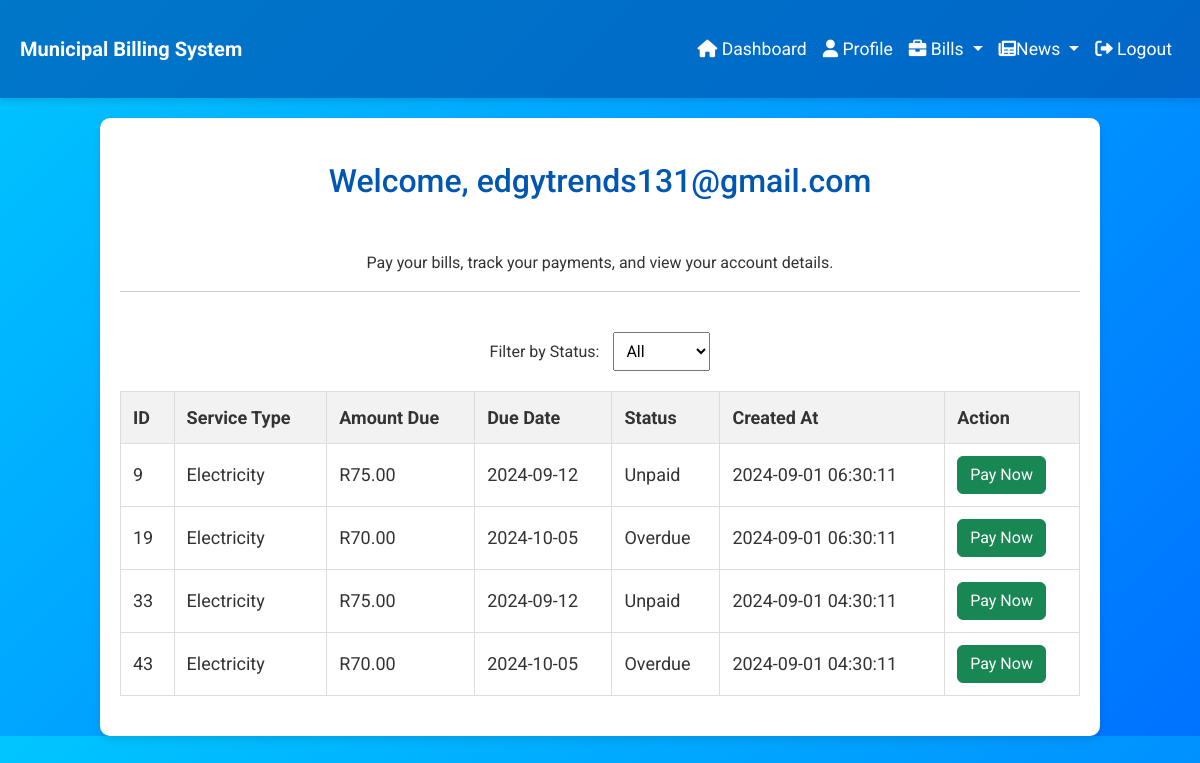
Page /electricity_bills.php (signed in) on the committed database.
### tables this page shows
CREATE TABLE `bills` (
  `id` int(11) NOT NULL,
  `resident_id` int(11) NOT NULL,
  `service_type` varchar(255) NOT NULL,
  `amount_due` decimal(10,2) NOT NULL,
  `due_date` date NOT NULL,
  `status` enum('paid','unpaid','overdue') DEFAULT 'unpaid',
  `created_at` timestamp NOT NULL DEFAULT current_timestamp(),
  `usage_amount` decimal(10,2) NOT NULL DEFAULT 0.00
);

### electricity_bills.php (the view, shortened to what this page needs)
<?php
$servername = "localhost";
$username = "root";
$password = "";
$dbname = "municipal_billing";
$conn = new mysqli($servername, $username, $password, $dbname);
$user_id = $_SESSION['user_id'];
$email = $_SESSION['email'];
$status_filter = isset($_GET['status']) ? $_GET['status'] : 'all';
$page = isset($_GET['page']) ? (int)$_GET['page'] : 1;
$records_per_page = 10;
$offset = ($page - 1) * $records_per_page;
$sql = "SELECT * FROM bills WHERE resident_id = ? AND service_type = 'electricity'";
if ($status_filter !== 'all') {
    $stmt = $conn->prepare($sql . " LIMIT ?, ?");
    $stmt->bind_param("isii", $user_id, $status_filter, $offset, $records_per_page);
} else {
    $stmt = $conn->prepare($sql . " LIMIT ?, ?");
    $stmt->bind_param("iii", $user_id, $offset, $records_per_page);
}
$stmt->execute();
$result = $stmt->get_result();
?>
<!DOCTYPE html>
<html lang="en">
<head>
    <link href="https://cdn.jsdelivr.net/npm/bootstrap@5.3.0/dist/css/bootstrap.min.css" rel="stylesheet">
    <link rel="stylesheet" href="https://cdnjs.cloudflare.com/ajax/libs/font-awesome/6.0.0-beta3/css/all.min.css">
</head>
<body>
<nav class="navbar navbar-expand-lg navbar-dark">
        <div class="container-fluid">
            <a class="navbar-brand" href="home.php">Municipal Billing System</a>
            <div class="collapse navbar-collapse" id="navbarNav">
            <ul class="navbar-nav ms-auto">
             <li class="nav-item">
                 <a class="nav-link" href="dashboard.php"><i class="fas fa-home"></i> Dashboard</a>
             </li>
                 <li class="nav-item">
               <a class="nav-link active" href="profile.php"><i class="fas fa-user"></i> Profile</a>
             </li>
            <li class="nav-item dropdown">
           <a class="nav-link dropdown-toggle" href="#" id="navbarDropdown" role="button" data-bs-toggle="dropdown" aria-expanded="false">
            <i class="fas fa-briefcase"></i> Bills
          </a>
            </li>
            <li class="nav-item dropdown">
           <a class="nav-link dropdown-toggle" href="#" id="navbarDropdown" role="button" data-bs-toggle="dropdown" aria-expanded="false">
           <i class="fas fa-newspaper"></i>News
          </a>
            </li>
            <li class="nav-item">
          <a class="nav-link" href="logout.php"><i class="fas fa-sign-out-alt"></i> Logout</a>
          </li>
            </ul>
            </div>
             </div>
     </nav>
    <div class="container profile-container"><br>
        <h2>Welcome, <?= htmlspecialchars($email) ?></h2>
        <p>Pay your bills, track your payments, and view your account details.</p>
        <hr><br>
        <div class="filter">
        <form method="GET" action="">
            <label for="status">Filter by Status:</label>
            <select name="status" id="status" onchange="this.form.submit()">
                <option value="all" <?php if($status_filter == 'all') echo 'selected'; ?>>All</option>
            </select>
        </form>
    </div>
    <?php
    if ($result->num_rows > 0) {
        echo "<table>";
        echo "<tr><th>ID</th><th>Service Type</th><th>Amount Due</th><th>Due Date</th><th>Status</th><th>Created At</th><th>Action</th></tr>";
        while ($row = $result->fetch_assoc()) {
            echo "<tr>";
            echo "<td>" . $row['id'] . "</td>";
            echo "<td>" . ucfirst($row['service_type']) . "</td>";
            echo "<td>R" . number_format($row['amount_due'], 2) . "</td>";
            echo "<td>" . $row['due_date'] . "</td>";
            echo "<td>" . ucfirst($row['status']) . "</td>";
            echo "<td>" . $row['created_at'] . "</td>";
            if ($row['status'] === 'unpaid' || $row['status'] === 'overdue') {
                echo "<td><a href='pay_bill.php?bill_id=" . $row['id'] . "' class='btn btn-success'>Pay Now</a></td>";
             } else {
            echo "<td>Paid</td>";
             }
            echo "</tr>";
        }
        echo "</table>";
    } else {
        echo "<p class='no-bills'>No electricity bills found for your account.</p>";
    }
    ?>
</div>
</body>
</html>

### electricity_bills.php (style rules this page uses)
body { font-family: 'Roboto', sans-serif; background: linear-gradient(135deg, #00c6ff, #0072ff); color: #333; padding: 0; margin: 0; }
.navbar { background: rgba(0, 86, 179, 0.7); box-shadow: 0 4px 6px rgba(0, 0, 0, 0.1); }
.navbar .navbar-brand { color: #fff; font-weight : bold; }
.navbar .navbar-nav .nav-link { color: #fff; font-size : 1.1em; }
.container-fluid { padding: 20px; }
.profile-container { max-width: 1000px; margin: 0 auto; background: white; border-radius: 10px; backdrop-filter: blur(10px); box-shadow: 0 4px 8px rgba(0, 0, 0, 0.1); padding: 20px; text-align: center; margin-top: 20px; }
.profile-container h2 { margin-bottom: 50px; color: #0056b3; }
table { width: 100%; border-collapse: collapse; margin: 20px 0; font-size: 18px; text-align: left; }
table th, table td { padding: 12px; border: 1px solid #ddd; }
table th { background-color: #f2f2f2; }
select { padding: 8px; font-size: 16px; margin-left: 10px; }

### rows in the picture
bills: id "9", service_type "Electricity", amount_due "75.00", due_date "2024-09-12", status "Unpaid", created_at "2024-09-01 06:30:11"
bills: id "19", service_type "Electricity", amount_due "70.00", due_date "2024-10-05", status "Overdue", created_at "2024-09-01 06:30:11"
bills: id "33", service_type "Electricity", amount_due "75.00", due_date "2024-09-12", status "Unpaid", created_at "2024-09-01 04:30:11"
bills: id "43", service_type "Electricity", amount_due "70.00", due_date "2024-10-05", status "Overdue", created_at "2024-09-01 04:30:11"

### other values in the picture
$email "edgytrends131@gmail.com"
